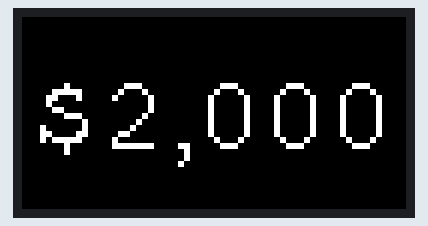
Recording of a sketch running on a simulated Arduino Uno, built with avr-gcc and run on an emulated ATmega328P. On the bench: 64×32 colour display.

Above: at 0.1 s.

The sketch:

funfund_32x64_sj.ino
```cpp
#include <Adafruit_GFX.h>   // Core graphics library
#include <gfxfont.h>
#include <Fonts/FreeMono9pt7b.h>
#include <Fonts/FreeSans9pt7b.h>
#include <RGBmatrixPanel.h> // Hardware-specific library

#define OE   9
#define LAT 10
#define CLK 11
#define A   A0
#define B   A1
#define C   A2
#define D   A3

RGBmatrixPanel matrix(A, B, C, D, CLK, LAT, OE, false, 64);

void setup() {

  matrix.begin();
  matrix.setTextWrap(false);

  matrix.setCursor(2, 15);
  uint8_t w = 0;
  char Str1[ ] = "$2";
  char Str2[ ] = ",";
  char Str3[ ] = "000";

  matrix.setFont(&FreeMono9pt7b);
  matrix.setTextSize(1);
  matrix.print(Str1);

//  Comma not in monospace
  matrix.setFont(&FreeSans9pt7b);
  matrix.print(Str2);

  matrix.setFont(&FreeMono9pt7b);
  matrix.print(Str3);
}

void loop() {
  // do nothing
}
```
